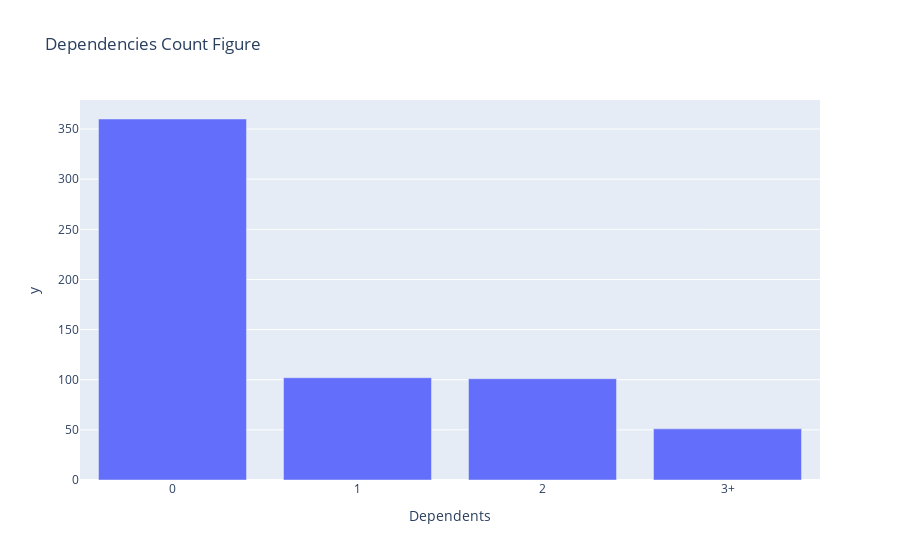

Notebook code cell kept with this figure:
### Code cell
dependencies_count_fig

### Figure 1 — Plotly figure (JSON) as saved in the notebook; plotly's stock layout.template omitted (floating-point values rounded to 4 significant figures)
{"data": [{"alignmentgroup": "True", "hovertemplate": "Dependents=%{x}<br>y=%{y}<extra></extra>", "legendgroup": "", "marker": {"color": "#636efa", "pattern": {"shape": ""}}, "name": "", "offsetgroup": "", "orientation": "v", "showlegend": false, "textposition": "auto", "type": "bar", "x": ["0", "1", "2", "3+"], "xaxis": "x", "y": [360, 102, 101, 51], "yaxis": "y"}], "layout": {"barmode": "relative", "legend": {"tracegroupgap": 0}, "title": {"text": "Dependencies Count Figure"}, "xaxis": {"anchor": "y", "domain": [0, 1], "title": {"text": "Dependents"}}, "yaxis": {"anchor": "x", "domain": [0, 1], "title": {"text": "y"}}}}
